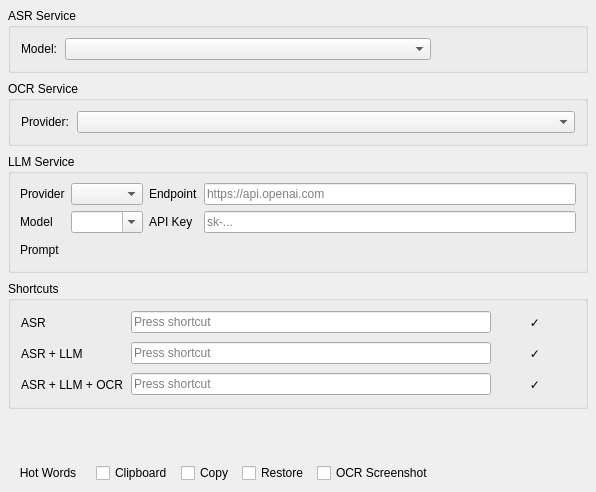
<?xml version="1.0" encoding="UTF-8"?>
<ui version="4.0">
 <class>AsrSettingWidget</class>
 <widget class="QWidget" name="AsrSettingWidget">
  <property name="geometry">
   <rect>
    <x>0</x>
    <y>0</y>
    <width>596</width>
    <height>492</height>
   </rect>
  </property>
  <layout class="QVBoxLayout" name="rootLayout">
   <property name="spacing">
    <number>8</number>
   </property>
   <property name="leftMargin">
    <number>8</number>
   </property>
   <property name="topMargin">
    <number>8</number>
   </property>
   <property name="rightMargin">
    <number>8</number>
   </property>
   <property name="bottomMargin">
    <number>8</number>
   </property>
   <item>
    <widget class="QGroupBox" name="modelGroup">
     <property name="title">
      <string>ASR Service</string>
     </property>
     <layout class="QVBoxLayout" name="modelLayout">
      <property name="spacing">
       <number>8</number>
      </property>
      <property name="leftMargin">
       <number>10</number>
      </property>
      <property name="topMargin">
       <number>10</number>
      </property>
      <property name="rightMargin">
       <number>10</number>
      </property>
      <property name="bottomMargin">
       <number>10</number>
      </property>
      <item>
       <layout class="QHBoxLayout" name="modelRow">
        <property name="spacing">
         <number>8</number>
        </property>
        <item>
         <widget class="QLabel" name="modelLabel">
          <property name="text">
           <string>Model:</string>
          </property>
         </widget>
        </item>
        <item>
         <widget class="QComboBox" name="modelCombo">
          <property name="sizePolicy">
           <sizepolicy hsizetype="Expanding" vsizetype="Fixed">
            <horstretch>0</horstretch>
            <verstretch>0</verstretch>
           </sizepolicy>
          </property>
         </widget>
        </item>
        <item>
         <widget class="QPushButton" name="browserButton">
          <property name="toolTip">
           <string>Open download page in browser</string>
          </property>
          <property name="flat">
           <bool>true</bool>
          </property>
         </widget>
        </item>
        <item>
         <widget class="QPushButton" name="importButton">
          <property name="toolTip">
           <string>Import downloaded model archive</string>
          </property>
          <property name="flat">
           <bool>true</bool>
          </property>
         </widget>
        </item>
        <item>
         <widget class="QPushButton" name="useButton">
          <property name="sizePolicy">
           <sizepolicy hsizetype="Fixed" vsizetype="Fixed">
            <horstretch>0</horstretch>
            <verstretch>0</verstretch>
           </sizepolicy>
          </property>
          <property name="toolTip">
           <string>Use this model</string>
          </property>
          <property name="flat">
           <bool>true</bool>
          </property>
         </widget>
        </item>
       </layout>
      </item>
     </layout>
    </widget>
   </item>
   <item>
    <widget class="QGroupBox" name="ocrGroup">
     <property name="title">
      <string>OCR Service</string>
     </property>
     <layout class="QHBoxLayout" name="ocrLayout">
      <property name="spacing">
       <number>8</number>
      </property>
      <property name="leftMargin">
       <number>10</number>
      </property>
      <property name="topMargin">
       <number>10</number>
      </property>
      <property name="rightMargin">
       <number>10</number>
      </property>
      <property name="bottomMargin">
       <number>10</number>
      </property>
      <item>
       <widget class="QLabel" name="ocrLabel">
        <property name="text">
         <string>Provider:</string>
        </property>
       </widget>
      </item>
      <item>
       <widget class="QComboBox" name="ocrCombo">
        <property name="sizePolicy">
         <sizepolicy hsizetype="Expanding" vsizetype="Fixed">
          <horstretch>0</horstretch>
          <verstretch>0</verstretch>
         </sizepolicy>
        </property>
       </widget>
      </item>
     </layout>
    </widget>
   </item>
   <item>
    <widget class="QGroupBox" name="llmGroup">
     <property name="title">
      <string>LLM Service</string>
     </property>
     <layout class="QGridLayout" name="gridLayout">
      <item row="0" column="0">
       <widget class="QLabel" name="providerFormLabel">
        <property name="text">
         <string>Provider</string>
        </property>
       </widget>
      </item>
      <item row="0" column="1">
       <widget class="QComboBox" name="providerCombo">
        <property name="sizePolicy">
         <sizepolicy hsizetype="Preferred" vsizetype="Fixed">
          <horstretch>0</horstretch>
          <verstretch>0</verstretch>
         </sizepolicy>
        </property>
        <property name="sizeAdjustPolicy">
         <enum>QComboBox::SizeAdjustPolicy::AdjustToContents</enum>
        </property>
       </widget>
      </item>
      <item row="0" column="2">
       <widget class="QLabel" name="endpointFormLabel">
        <property name="sizePolicy">
         <sizepolicy hsizetype="Maximum" vsizetype="Preferred">
          <horstretch>0</horstretch>
          <verstretch>0</verstretch>
         </sizepolicy>
        </property>
        <property name="text">
         <string>Endpoint</string>
        </property>
       </widget>
      </item>
      <item row="0" column="3">
       <widget class="QLineEdit" name="endpointEdit">
        <property name="sizePolicy">
         <sizepolicy hsizetype="Expanding" vsizetype="Fixed">
          <horstretch>1</horstretch>
          <verstretch>0</verstretch>
         </sizepolicy>
        </property>
        <property name="placeholderText">
         <string>https://api.openai.com</string>
        </property>
       </widget>
      </item>
      <item row="1" column="0">
       <widget class="QLabel" name="llmModelFormLabel">
        <property name="text">
         <string>Model</string>
        </property>
       </widget>
      </item>
      <item row="1" column="1">
       <widget class="QComboBox" name="llmModelCombo">
        <property name="sizePolicy">
         <sizepolicy hsizetype="Preferred" vsizetype="Fixed">
          <horstretch>0</horstretch>
          <verstretch>0</verstretch>
         </sizepolicy>
        </property>
        <property name="editable">
         <bool>true</bool>
        </property>
        <property name="insertPolicy">
         <enum>QComboBox::InsertPolicy::NoInsert</enum>
        </property>
        <property name="sizeAdjustPolicy">
         <enum>QComboBox::SizeAdjustPolicy::AdjustToContents</enum>
        </property>
       </widget>
      </item>
      <item row="1" column="2">
       <widget class="QLabel" name="apiKeyFormLabel">
        <property name="sizePolicy">
         <sizepolicy hsizetype="Maximum" vsizetype="Preferred">
          <horstretch>0</horstretch>
          <verstretch>0</verstretch>
         </sizepolicy>
        </property>
        <property name="text">
         <string>API Key</string>
        </property>
       </widget>
      </item>
      <item row="1" column="3">
       <widget class="QLineEdit" name="apiKeyEdit">
        <property name="sizePolicy">
         <sizepolicy hsizetype="Expanding" vsizetype="Fixed">
          <horstretch>1</horstretch>
          <verstretch>0</verstretch>
         </sizepolicy>
        </property>
        <property name="echoMode">
         <enum>QLineEdit::EchoMode::Password</enum>
        </property>
        <property name="placeholderText">
         <string>sk-...</string>
        </property>
       </widget>
      </item>
      <item row="2" column="0">
       <widget class="QLabel" name="promptFormLabel">
        <property name="text">
         <string>Prompt</string>
        </property>
       </widget>
      </item>
      <item row="2" column="1" colspan="3">
       <layout class="QHBoxLayout" name="horizontalLayout">
        <item>
         <widget class="QLabel" name="promptLabel">
          <property name="sizePolicy">
           <sizepolicy hsizetype="Expanding" vsizetype="Preferred">
            <horstretch>0</horstretch>
            <verstretch>0</verstretch>
           </sizepolicy>
          </property>
          <property name="textInteractionFlags">
           <set>Qt::TextInteractionFlag::TextSelectableByMouse</set>
          </property>
         </widget>
        </item>
        <item>
         <widget class="QPushButton" name="promptEditButton">
          <property name="toolTip">
           <string>Edit user prompt</string>
          </property>
          <property name="flat">
           <bool>true</bool>
          </property>
         </widget>
        </item>
       </layout>
      </item>
     </layout>
    </widget>
   </item>
   <item>
    <widget class="QGroupBox" name="shortcutGroup">
     <property name="title">
      <string>Shortcuts</string>
     </property>
     <layout class="QFormLayout" name="shortcutForm">
      <property name="horizontalSpacing">
       <number>8</number>
      </property>
      <property name="verticalSpacing">
       <number>8</number>
      </property>
      <property name="leftMargin">
       <number>10</number>
      </property>
      <property name="topMargin">
       <number>10</number>
      </property>
      <property name="rightMargin">
       <number>10</number>
      </property>
      <property name="bottomMargin">
       <number>10</number>
      </property>
      <item row="0" column="0">
       <widget class="QLabel" name="asrShortcutLabel">
        <property name="toolTip">
         <string>Speech recognition only</string>
        </property>
        <property name="text">
         <string>ASR</string>
        </property>
       </widget>
      </item>
      <item row="0" column="1">
       <layout class="QHBoxLayout" name="asrShortcutRow">
        <property name="spacing">
         <number>4</number>
        </property>
        <item>
         <widget class="QKeySequenceEdit" name="asrShortcutEdit"/>
        </item>
        <item>
         <widget class="QPushButton" name="asrShortcutApplyBtn">
          <property name="toolTip">
           <string>Apply shortcut</string>
          </property>
          <property name="text">
           <string>✓</string>
          </property>
          <property name="flat">
           <bool>true</bool>
          </property>
          <property name="fixedWidth" stdset="0">
           <number>28</number>
          </property>
         </widget>
        </item>
       </layout>
      </item>
      <item row="1" column="0">
       <widget class="QLabel" name="asrLlmShortcutLabel">
        <property name="toolTip">
         <string>Speech recognition with LLM polish</string>
        </property>
        <property name="text">
         <string>ASR + LLM</string>
        </property>
       </widget>
      </item>
      <item row="1" column="1">
       <layout class="QHBoxLayout" name="asrLlmShortcutRow">
        <property name="spacing">
         <number>4</number>
        </property>
        <item>
         <widget class="QKeySequenceEdit" name="asrLlmShortcutEdit"/>
        </item>
        <item>
         <widget class="QPushButton" name="asrLlmShortcutApplyBtn">
          <property name="toolTip">
           <string>Apply shortcut</string>
          </property>
          <property name="text">
           <string>✓</string>
          </property>
          <property name="flat">
           <bool>true</bool>
          </property>
          <property name="fixedWidth" stdset="0">
           <number>28</number>
          </property>
         </widget>
        </item>
       </layout>
      </item>
      <item row="2" column="0">
       <widget class="QLabel" name="asrLlmOcrShortcutLabel">
        <property name="toolTip">
         <string>Speech recognition with LLM polish and OCR context</string>
        </property>
        <property name="text">
         <string>ASR + LLM + OCR</string>
        </property>
       </widget>
      </item>
      <item row="2" column="1">
       <layout class="QHBoxLayout" name="asrLlmOcrShortcutRow">
        <property name="spacing">
         <number>4</number>
        </property>
        <item>
         <widget class="QKeySequenceEdit" name="asrLlmOcrShortcutEdit"/>
        </item>
        <item>
         <widget class="QPushButton" name="asrLlmOcrShortcutApplyBtn">
          <property name="toolTip">
           <string>Apply shortcut</string>
          </property>
          <property name="text">
           <string>✓</string>
          </property>
          <property name="flat">
           <bool>true</bool>
          </property>
          <property name="fixedWidth" stdset="0">
           <number>28</number>
          </property>
         </widget>
        </item>
       </layout>
      </item>
     </layout>
    </widget>
   </item>
   <item>
    <spacer name="verticalSpacer">
     <property name="orientation">
      <enum>Qt::Orientation::Vertical</enum>
     </property>
     <property name="sizeHint" stdset="0">
      <size>
       <width>20</width>
       <height>0</height>
      </size>
     </property>
    </spacer>
   </item>
   <item>
    <layout class="QHBoxLayout" name="bottomRow">
     <property name="spacing">
      <number>8</number>
     </property>
     <item>
      <widget class="QPushButton" name="hotwordsButton">
       <property name="toolTip">
        <string>Edit hot words</string>
       </property>
       <property name="text">
        <string>Hot Words</string>
       </property>
       <property name="flat">
        <bool>true</bool>
       </property>
      </widget>
     </item>
     <item>
      <widget class="QCheckBox" name="useClipboardCheck">
       <property name="toolTip">
        <string>Use clipboard to paste text</string>
       </property>
       <property name="text">
        <string>Clipboard</string>
       </property>
      </widget>
     </item>
     <item>
      <widget class="QCheckBox" name="copyToClipboardCheck">
       <property name="toolTip">
        <string>Copy result to clipboard</string>
       </property>
       <property name="text">
        <string>Copy</string>
       </property>
      </widget>
     </item>
     <item>
      <widget class="QCheckBox" name="restoreClipboardCheck">
       <property name="toolTip">
        <string>Restore original clipboard content after paste</string>
       </property>
       <property name="text">
        <string>Restore</string>
       </property>
      </widget>
     </item>
     <item>
      <widget class="QCheckBox" name="saveOcrScreenshotCheck">
       <property name="toolTip">
        <string>Save OCR context screenshot locally for debugging</string>
       </property>
       <property name="text">
        <string>OCR Screenshot</string>
       </property>
      </widget>
     </item>
     <item>
      <spacer name="bottomSpacer">
       <property name="orientation">
        <enum>Qt::Orientation::Horizontal</enum>
       </property>
       <property name="sizeHint" stdset="0">
        <size>
         <width>40</width>
         <height>20</height>
        </size>
       </property>
      </spacer>
     </item>
    </layout>
   </item>
  </layout>
 </widget>
 <resources/>
 <connections/>
</ui>
